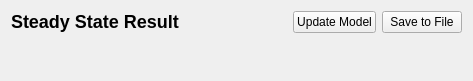
<ui version="4.0" >
<comment> Begin CVS Header </comment>
<comment>   $Source: /fs/turing/cvs/copasi_dev/copasi/UI/CQSteadyStateResult.ui,v $ </comment>
<comment>   $Revision: 1.1 $ </comment>
<comment>   $Name: Build-33 $ </comment>
<comment>   $Author: shoops $ </comment>
<comment>   $Date: 2010/09/08 13:39:23 $ </comment>
<comment> End CVS Header </comment>

<comment> Copyright (C) 2010 by Pedro Mendes, Virginia Tech Intellectual </comment>
<comment> Properties, Inc., University of Heidelberg, and The University </comment>
<comment> of Manchester. </comment>
<comment> All rights reserved. </comment>

 <comment> All rights reserved. </comment>
 <class>CQSteadyStateResult</class>
 <widget class="CopasiWidget" name="CQSteadyStateResult" >
  <property name="geometry" >
   <rect>
    <x>0</x>
    <y>0</y>
    <width>473</width>
    <height>81</height>
   </rect>
  </property>
  <property name="windowTitle" >
   <string>Steady State Result Window</string>
  </property>
  <property name="caption" stdset="0" >
   <string>Fitting Result</string>
  </property>
  <layout class="QGridLayout" name="gridLayout" >
   <item row="0" column="0" >
    <widget class="QLabel" name="mpLblResult" >
     <property name="sizePolicy" >
      <sizepolicy vsizetype="Preferred" hsizetype="MinimumExpanding" >
       <horstretch>0</horstretch>
       <verstretch>0</verstretch>
      </sizepolicy>
     </property>
     <property name="text" >
      <string>&lt;!DOCTYPE HTML PUBLIC "-//W3C//DTD HTML 4.0//EN" "http://www.w3.org/TR/REC-html40/strict.dtd">
&lt;html>&lt;head>&lt;meta name="qrichtext" content="1" />&lt;style type="text/css">
p, li { white-space: pre-wrap; }
&lt;/style>&lt;/head>&lt;body style=" font-family:'Lucida Grande'; font-size:13pt; font-weight:400; font-style:normal;">
&lt;p style=" margin-top:16px; margin-bottom:12px; margin-left:0px; margin-right:0px; -qt-block-indent:0; text-indent:0px;">&lt;span style=" font-size:x-large; font-weight:600;">Steady State Result&lt;/span>&lt;/p>&lt;/body>&lt;/html></string>
     </property>
     <property name="wordWrap" >
      <bool>false</bool>
     </property>
    </widget>
   </item>
   <item row="0" column="1" >
    <spacer name="mpSpacer" >
     <property name="orientation" >
      <enum>Qt::Horizontal</enum>
     </property>
     <property name="sizeHint" stdset="0" >
      <size>
       <width>0</width>
       <height>20</height>
      </size>
     </property>
    </spacer>
   </item>
   <item row="0" column="2" >
    <widget class="QPushButton" name="mpBtnUpdateModel" >
     <property name="text" >
      <string>Update Model</string>
     </property>
    </widget>
   </item>
   <item row="0" column="3" >
    <widget class="QPushButton" name="mpBtnSave" >
     <property name="text" >
      <string>Save to File</string>
     </property>
    </widget>
   </item>
   <item row="1" column="0" colspan="4" >
    <widget class="StateSubwidget" native="1" name="mpCentralWidget" />
   </item>
  </layout>
 </widget>
 <layoutdefault spacing="6" margin="11" />
 <pixmapfunction>qPixmapFromMimeSource</pixmapfunction>
 <customwidgets>
  <customwidget>
   <class>CopasiWidget</class>
   <extends>QWidget</extends>
   <header>copasi/UI/copasiWidget.h</header>
   <container>1</container>
  </customwidget>
  <customwidget>
   <class>StateSubwidget</class>
   <extends>QWidget</extends>
   <header>copasi/UI/StateSubwidget.h</header>
   <container>1</container>
  </customwidget>
 </customwidgets>
 <includes>
  <include location="local" >copasiWidget.h</include>
 </includes>
 <resources/>
 <connections>
  <connection>
   <sender>mpBtnSave</sender>
   <signal>clicked()</signal>
   <receiver>CQSteadyStateResult</receiver>
   <slot>slotSave()</slot>
   <hints>
    <hint type="sourcelabel" >
     <x>20</x>
     <y>20</y>
    </hint>
    <hint type="destinationlabel" >
     <x>20</x>
     <y>20</y>
    </hint>
   </hints>
  </connection>
  <connection>
   <sender>mpBtnUpdateModel</sender>
   <signal>clicked()</signal>
   <receiver>CQSteadyStateResult</receiver>
   <slot>slotUpdateModel()</slot>
   <hints>
    <hint type="sourcelabel" >
     <x>20</x>
     <y>20</y>
    </hint>
    <hint type="destinationlabel" >
     <x>20</x>
     <y>20</y>
    </hint>
   </hints>
  </connection>
 </connections>
</ui>
